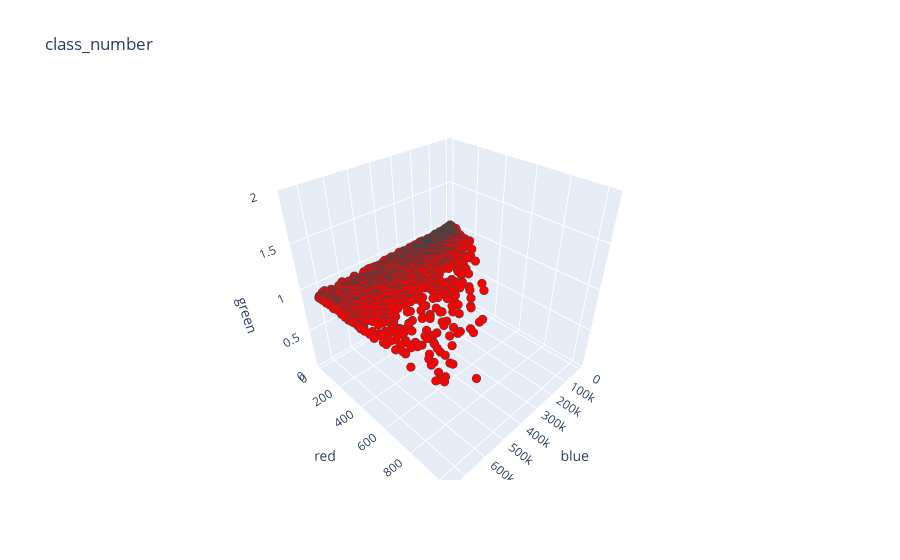

Notebook code for this chart:
### Markdown cell above
### Visualization

### Code cell
df_plot = df_all.sample(4000)

dr1 = go.Scatter3d(
    x=df_plot[df_plot['class_number'] == 1]['discriminant'],
    y=df_plot[df_plot['class_number'] == 1]['regulator'],
    z=df_plot[df_plot['class_number'] == 1]['zeta_coefficients'],
    mode='markers',
    marker = dict(size=3,
                  color='rgb(255,0,0)',
                  line=dict(width=1)),
    name ='Discriminant-Regulator-_1'
)
dr2 = go.Scatter3d(
    x=df_plot[df_plot['class_number'] == 2]['discriminant'],
    y=df_plot[df_plot['class_number'] == 2]['regulator'],
    z=df_plot[df_plot['class_number'] == 2]['zeta_coefficients'],
    mode='markers',
    marker = dict(size=3,
                  color='rgb(0,255,0)',
                  line=dict(width=1)),
    name ='Discriminant-Regulator-_2'
)

data = [dr1, dr2]
layout = go.Layout(
    title='class_number',
    scene = dict(
        xaxis = dict(title='blue'),
        yaxis = dict(title='red'),
        zaxis = dict(title='green'),)
)
fig = go.Figure(data=data, layout=layout)
py.iplot(fig, filename='class_number')

### Figure 1 — Plotly figure (JSON) as saved in the notebook; plotly's stock layout.template omitted (floating-point values rounded to 4 significant figures; data arrays with more than 128 entries replaced by an {"elided": "..."} marker saying what was removed)
{"data": [{"marker": {"color": "rgb(255,0,0)", "line": {"width": 1}, "size": 3}, "mode": "markers", "name": "Discriminant-Regulator-_1", "type": "scatter3d", "x": {"elided": "1978 int values"}, "y": {"elided": "1978 float values"}, "z": {"elided": "1978 int values"}}, {"marker": {"color": "rgb(0,255,0)", "line": {"width": 1}, "size": 3}, "mode": "markers", "name": "Discriminant-Regulator-_2", "type": "scatter3d", "x": [], "y": [], "z": []}], "layout": {"scene": {"xaxis": {"title": {"text": "blue"}}, "yaxis": {"title": {"text": "red"}}, "zaxis": {"title": {"text": "green"}}}, "title": {"text": "class_number"}}}
